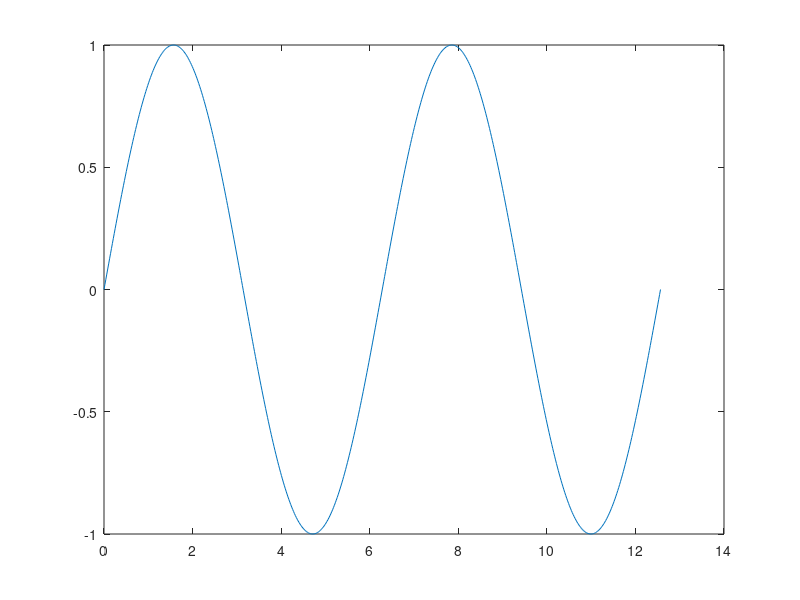

MATLAB code for this plot: (Note: this script raises an error after producing the figure.)
function h = demo_datatip

    %// basic sample curve
    npts = 600 ;
    x = linspace(0,4*pi,npts) ;
    y = sin(x) ;

    %// plot
    h.fig = figure ;
    h.ax = axes ;
    h.plot = plot(x,y) ;

	% add menu to add vertical lines
	hcmenu = uicontextmenu;
	ud.hMenuHS = uimenu(hcmenu, 'Label', 'Add HS', 'Tag', 'menuAddHS', 'Callback', {@menuAddVline_Callback, h.ax});
	ud.hMenuTO = uimenu(hcmenu, 'Label', 'Add TO', 'Tag', 'menuAddTO', 'Callback', {@menuAddVline_Callback, h.ax});
	set(h.ax, 'UIContextMenu', hcmenu, 'UserData', ud);

    %// simulate some event times
    time_events = x([25 265 442]) ; %// events type 1 at index 25, 265 and 422

    %// define the target line for the new datatip
    hTarget = handle(h.plot);

    %// Add the datatip array
    h.dtip = add_datatips( time_events , hTarget ) ;


function hdtip = add_datatips( evt_times , hTarget )
    %// retrieve the datacursor manager
    cursorMode = datacursormode(gcf);
    set(cursorMode, 'UpdateFcn',@customDatatipFunction); %%, 'NewDataCursorOnClick',false);

    xdata = get(hTarget,'XData') ;
    ydata = get(hTarget,'YData') ;

    %// add the datatip for each event
    for idt = 1:numel(evt_times)
        hdtip(idt) = cursorMode.createDatatip(hTarget) ;
        set(hdtip(idt), 'MarkerSize',5, 'MarkerFaceColor','none', ...
                  'MarkerEdgeColor','r', 'Marker','o', 'HitTest','off');

        %// move it into the right place
        idx = find( xdata == evt_times(idt) ) ;%// find the index of the corresponding time
        pos = [xdata(idx) , ydata(idx) ,1 ];
		set(hdtip(idt), 'Position', pos)
%         updateDataCursors(cursorMode);
    end

function output_txt = customDatatipFunction(~,evt)
    pos = get(evt,'Position');
    idx = get(evt,'DataIndex');
    output_txt = { ...
        '*** !! Event !! ***' , ...
        ['at Time : '  num2str(pos(1),4)] ...
        ['Value: '   , num2str(pos(2),8)] ...
        ['Data index: ',num2str(idx)] ...
                };

function menuAddVline_Callback(hObject, ~, h_ax)
	% x position to add the event is at cursor position
	cursor_pos = get(h_ax, 'CurrentPoint');
	evt_time = cursor_pos(1);

	h_l = line([evt_time evt_time], h_ax.YLim);